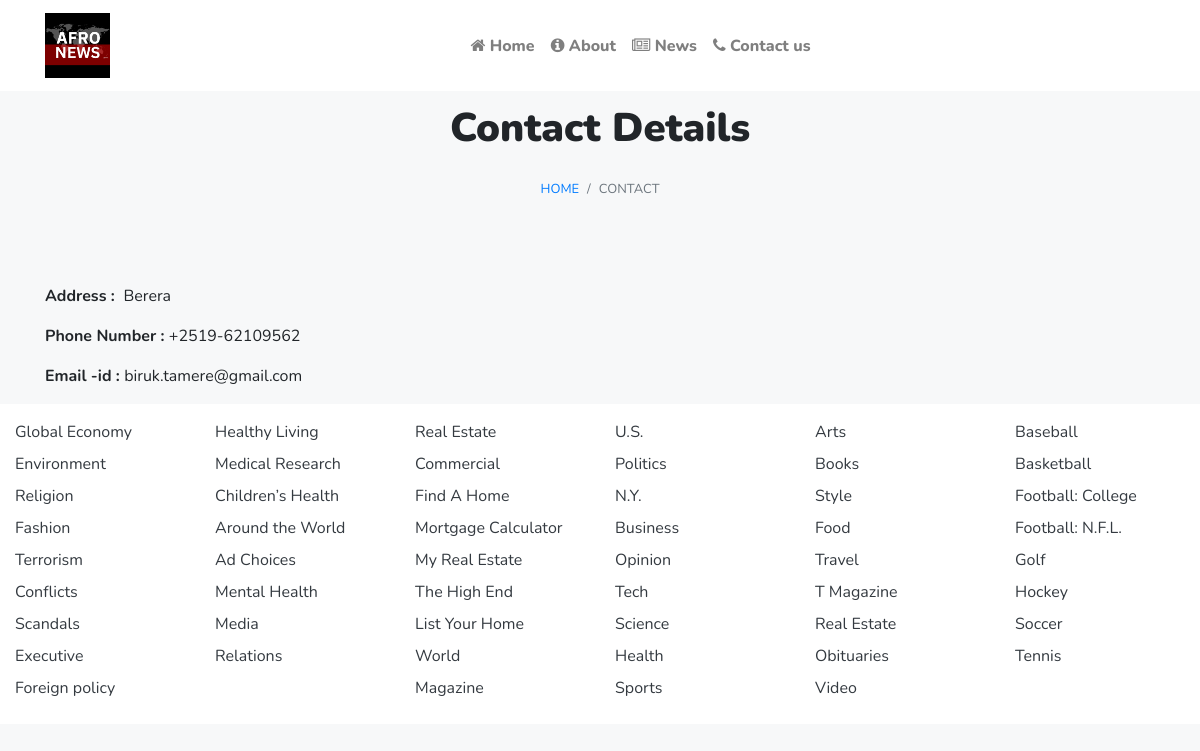
The page /contact-us.php on the database its author committed.
### tables this page shows
CREATE TABLE `tblpages` (
  `id` int(11) NOT NULL,
  `PageName` varchar(200) DEFAULT NULL,
  `PageTitle` mediumtext DEFAULT NULL,
  `Description` longtext DEFAULT NULL,
  `PostingDate` timestamp NULL DEFAULT current_timestamp(),
  `UpdationDate` timestamp NULL DEFAULT NULL ON UPDATE current_timestamp()
);

### contact-us.php (the view, shortened to what this page needs)
<?php
include('includes/config.php');
?>
<!DOCTYPE html>
<html lang="en">
  <head>
    <link href="vendor/bootstrap/css/bootstrap.min.css" rel="stylesheet">
    <link href="css/modern-business.css" rel="stylesheet">
    <link rel="stylesheet" href="css/icons.css">
  </head>
  <body>
    <?php include('includes/header.php');?>
    <div class="container">
<?php
$pagetype='contactus';
$query=mysqli_query($con,"select PageTitle,Description from tblpages where PageName='$pagetype'");
while($row=mysqli_fetch_array($query))
{
?>
      <h1 class="mt-5 mb-3 text-center"><?php echo htmlentities($row['PageTitle'])?>
      </h1>
      <ol class="breadcrumb">
        <li class="breadcrumb-item">
          <a href="index.php">Home</a>
        </li>
        <li class="breadcrumb-item active">Contact</li>
      </ol>
      <div class="row">
        <div class="col-lg-12">
          <p><?php echo $row['Description'];?></p>
        </div>
      </div>
<?php } ?>
    </div>
 <?php include('includes/footer.php');?>
  </body>
</html>

### css/modern-business.css (style rules this page uses)
body { padding-top: 54px; font-family: 'Nunito', sans-serif; background-color: #f7f8f9; }
h1, h2, h3, h4, h5, h6 { font-weight: 900; }
@media (min-width: 992px) { body { padding-top: 56px; } }
.breadcrumb { justify-content: center; background: transparent; text-transform: uppercase; font-size: 13px; }

### rows shown on the page
tblpages: PageTitle "Contact Details", Description "Address : Berera Phone Number : +2519-62109562 Email -id : biruk.tamere@gmail.com"
